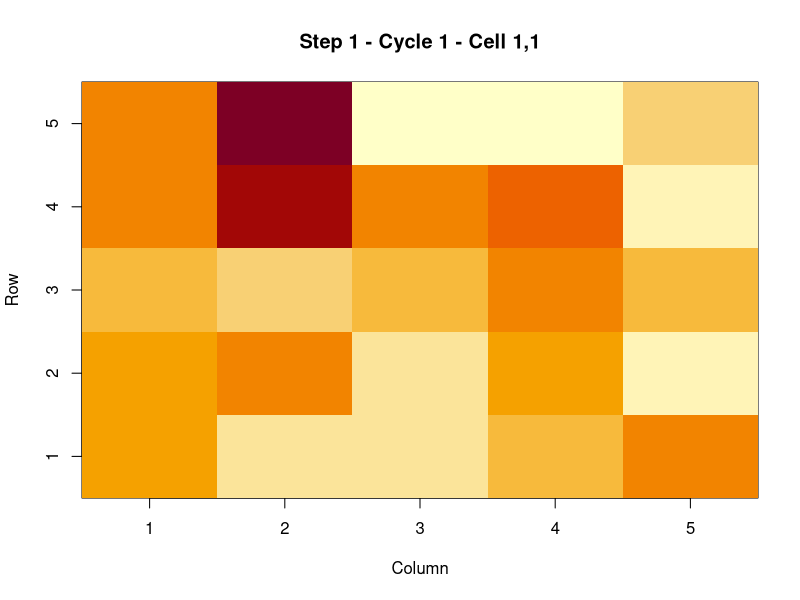
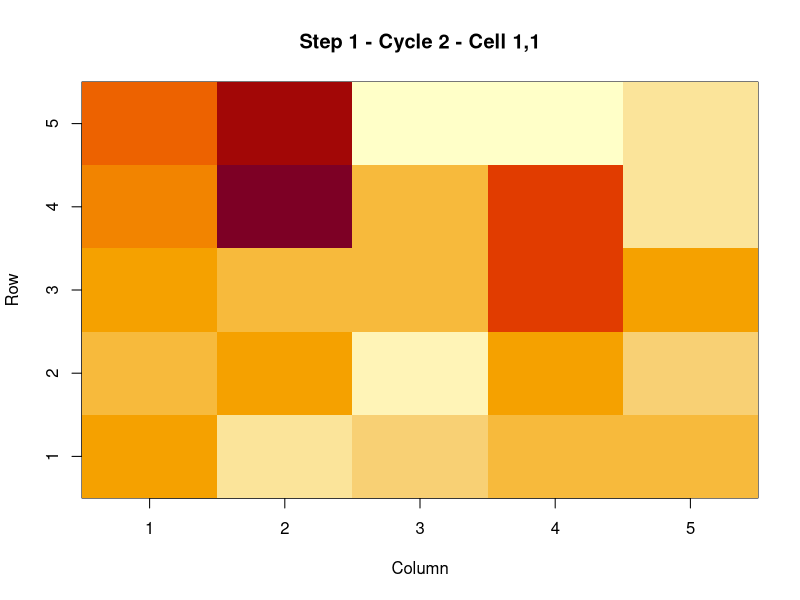
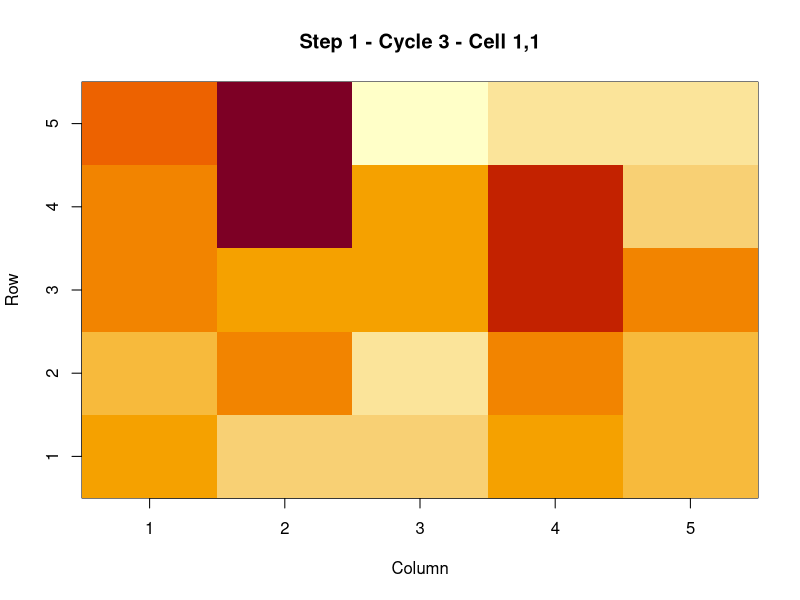
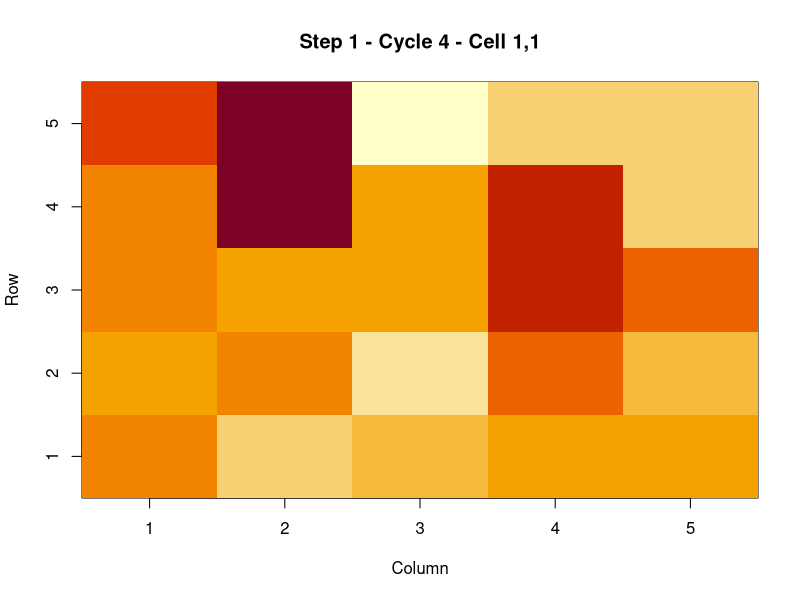
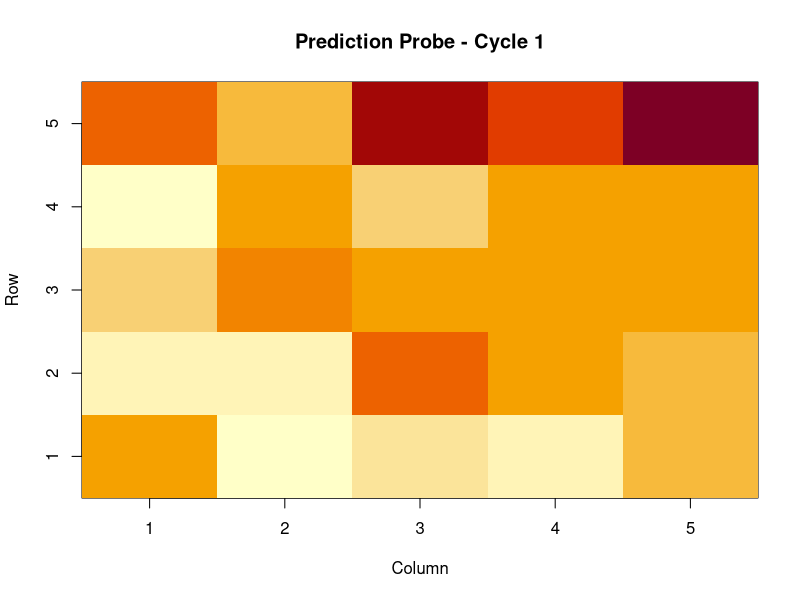
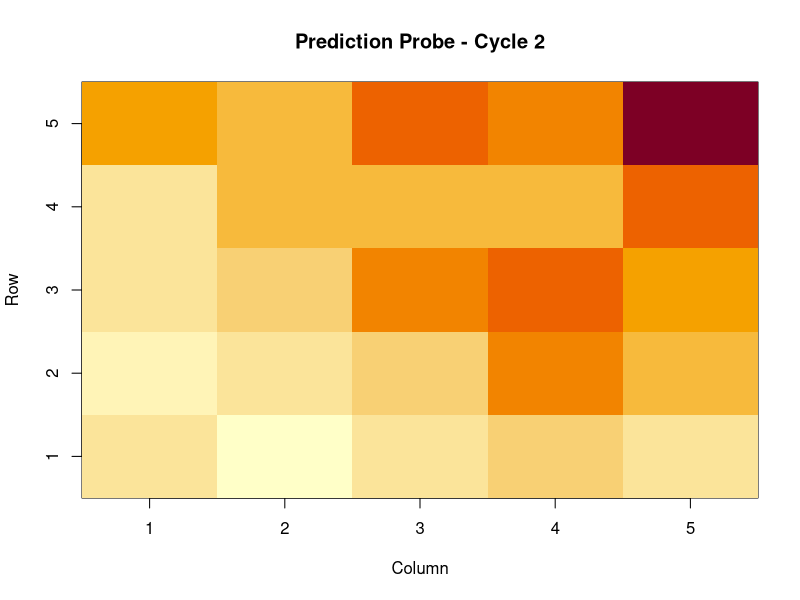
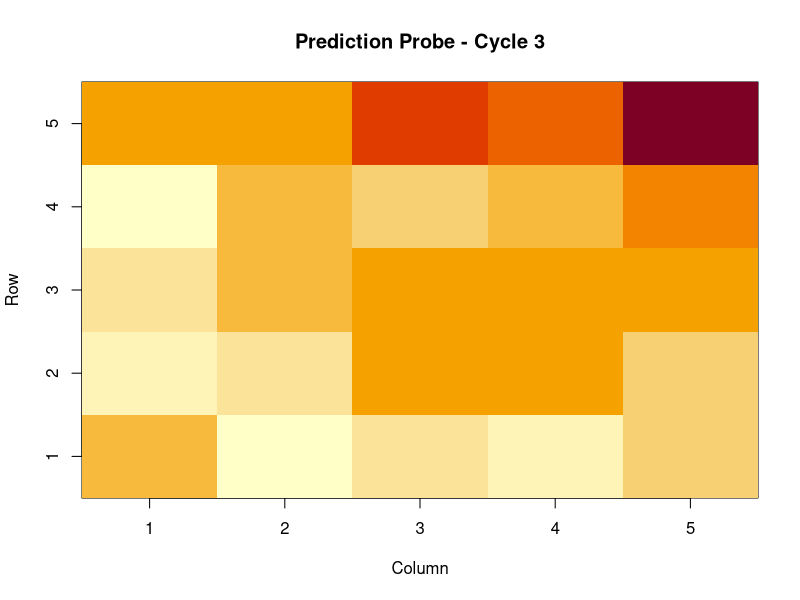
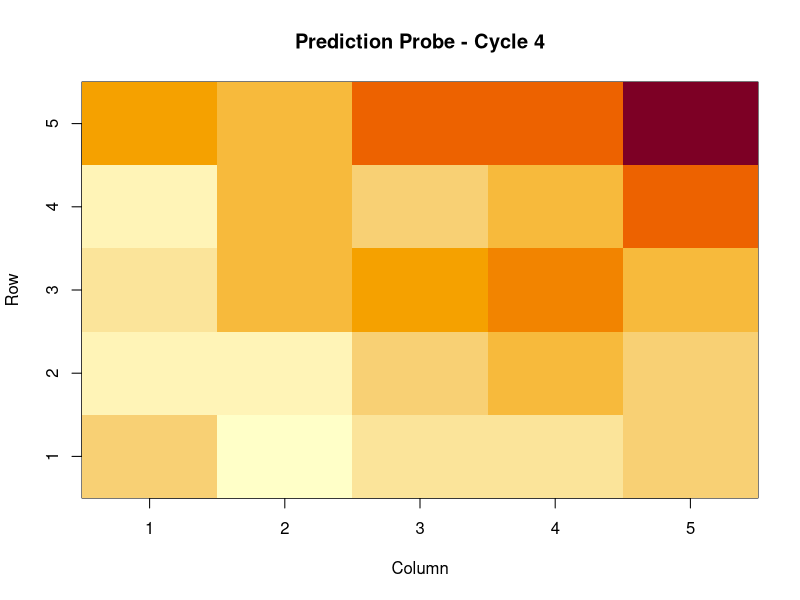

R code for these plots, in order:
###############################################################################
# VAN OVERWALLE-STYLE SIMULATION OF THE GERGELY ET AL. (1995) OBSTACLE PARADIGM
# Fully commented base-R implementation with built-in settling trace mode
#
# WHAT THIS SCRIPT DOES
# ---------------------
# This script implements a recurrent neural network model with:
#
#   - 1 Agent unit
#   - 1 Goal unit
#   - 25 spatial grid units arranged as a 5 x 5 grid
#
# Total units = 27
#
# The model is a single-layer recurrent associative system:
#   - no hidden units
#   - full recurrent connectivity
#   - no self-connections
#   - delta-rule learning
#
# On each movement step in a path, the script:
#   1. creates an external activation pattern
#   2. lets the network settle recurrently for several cycles
#   3. updates weights using the delta rule
#
# This version also includes a "settling trace mode", which allows you to:
#   - store the internal activation pattern after each recurrent cycle
#   - print the 5 x 5 grid of spatial activations cycle by cycle
#   - plot the settling sequence using only base R
#
# IMPORTANT GEOMETRY CONVENTION
# -----------------------------
# row 1 = bottom row
# col 1 = leftmost column
#
# So:
#   R1C1 = bottom-left cell
#   R1C5 = bottom-right cell
###############################################################################


###############################################################################
# SECTION 1 — GLOBAL MODEL PARAMETERS
###############################################################################
# These values determine the basic behavior of the model.
###############################################################################

GRID_ROWS = 5
GRID_COLS = 5

# Learning rate used in the delta-rule update.
ETA = 0.10

# Number of recurrent settling cycles after each movement step.
N_CYCLES = 4

# Initial random weight range.
WMIN = -0.2
WMAX =  0.2

# Number of habituation trials.
N_HABITUATION = 10

# Number of simulated participants / random restarts.
N_PARTICIPANTS = 20

# Random seed so results are reproducible.
set.seed(1)


###############################################################################
# SECTION 2 — UNIT NAMING
###############################################################################
# The network contains:
#   Agent
#   Goal
#   R1C1 ... R5C5
#
# These helper functions construct and manage those names.
###############################################################################

unit_name = function(r, c) {
  # Convert row/column coordinates into a grid-unit name.
  # Example: (3, 4) -> "R3C4"
  paste0("R", r, "C", c)
}

all_unit_names = function() {
  
  grid = character()
  
  # LOOP PURPOSE:
  # Iterate across every row of the 5 x 5 grid.
  for (r in 1:GRID_ROWS) {
    
    # LOOP PURPOSE:
    # Within each row, iterate across every column.
    for (c in 1:GRID_COLS) {
      
      # Add the current grid cell name to the growing list.
      grid = c(grid, unit_name(r, c))
    }
  }
  
  # Add Agent and Goal first, then all spatial cells.
  c("Agent", "Goal", grid)
}

UNITS = all_unit_names()
N_UNITS = length(UNITS)


###############################################################################
# SECTION 3 — GRID NEIGHBOR RELATIONS
###############################################################################
# For a given cell, the model treats the orthogonal neighbors
# (up, down, left, right) as nearby context.
#
# These neighbors receive weaker activation than the current location.
###############################################################################

orth_neighbors = function(r, c) {
  
  # Construct all four orthogonal candidate neighbors.
  candidates = rbind(
    c(r + 1, c),
    c(r - 1, c),
    c(r, c + 1),
    c(r, c - 1)
  )
  
  # Keep only candidates that lie within the 5 x 5 grid.
  keep =
    candidates[, 1] >= 1 &
    candidates[, 1] <= GRID_ROWS &
    candidates[, 2] >= 1 &
    candidates[, 2] <= GRID_COLS
  
  candidates[keep, , drop = FALSE]
}


###############################################################################
# SECTION 4 — INITIALIZE WEIGHTS
###############################################################################
# The weight matrix W stores all recurrent connections.
#
# CONVENTION:
#   W[sender, receiver]
#
# So if unit j sends activation to unit i, the relevant weight is W[j, i].
#
# Then if 'sender' is a row vector of activations:
#   sender %*% W
# gives the incoming activation to all receiving units.
###############################################################################

init_weights = function() {
  
  W = matrix(
    runif(N_UNITS * N_UNITS, min = WMIN, max = WMAX),
    nrow = N_UNITS,
    ncol = N_UNITS,
    dimnames = list(UNITS, UNITS)
  )
  
  # Remove self-connections so units do not send activation to themselves.
  diag(W) = 0
  
  W
}


###############################################################################
# SECTION 5 — EXTERNAL PATTERN ENCODING
###############################################################################
# This function creates the external activation vector for ONE movement step.
#
# Rules:
#   - Agent = +1 on every movement step
#   - current location = +1
#   - orthogonal neighbors = +0.5
#   - obstacle cells, if they are among those neighbors, get -1 instead
#   - Goal = +1 only on the final step
###############################################################################

make_external_pattern = function(cell,
                                 obstacleCells = character(),
                                 isFinal = FALSE) {
  
  # Start with all external activations set to 0.
  ext = setNames(rep(0, N_UNITS), UNITS)
  
  # Agent unit is active whenever the agent is moving.
  ext["Agent"] = 1
  
  # Identify the current location.
  r = cell[1]
  c = cell[2]
  cur = unit_name(r, c)
  
  # Current location gets strong positive activation.
  ext[cur] = 1
  
  # Get nearby orthogonal neighbors.
  nbrs = orth_neighbors(r, c)
  
  if (nrow(nbrs) > 0) {
    
    # LOOP PURPOSE:
    # Visit each neighboring grid cell so we can assign it either:
    #   +0.5 if it is ordinary nearby context
    #   -1   if it is an obstacle cell
    for (i in 1:nrow(nbrs)) {
      
      rr = nbrs[i, 1]
      cc = nbrs[i, 2]
      nm = unit_name(rr, cc)
      
      if (nm %in% obstacleCells) {
        ext[nm] = -1
      } else {
        ext[nm] = 0.5
      }
    }
  }
  
  # Goal becomes externally active only at the final step of the path.
  if (isFinal) {
    ext["Goal"] = 1
  }
  
  ext
}


###############################################################################
# SECTION 6 — CONVERT ACTIVATION VECTOR TO 5 x 5 GRID
###############################################################################
# This helper lets you inspect the spatial units in grid form.
#
# It ignores Agent and Goal and returns only the 25 spatial locations
# arranged as a 5 x 5 matrix.
###############################################################################

grid_from_activation = function(vec) {
  
  mat = matrix(0, nrow = GRID_ROWS, ncol = GRID_COLS)
  
  # LOOP PURPOSE:
  # Fill each cell of the 5 x 5 matrix with the activation value of the
  # corresponding named grid unit (e.g., R3C2).
  for (r in 1:GRID_ROWS) {
    
    # LOOP PURPOSE:
    # Step across columns within the current row and place the unit's
    # activation into the matrix.
    for (c in 1:GRID_COLS) {
      
      mat[r, c] = vec[unit_name(r, c)]
    }
  }
  
  mat
}


###############################################################################
# SECTION 7 — PRINT A SPATIAL GRID NICELY
###############################################################################
# This is useful when you want to inspect settling cycle by cycle
# in the console.
###############################################################################

print_grid = function(mat, digits = 3) {
  
  # Reverse the row order for printing so the top printed row corresponds
  # to the top of the spatial field, even though row 1 is defined as bottom.
  print(round(mat[GRID_ROWS:1, , drop = FALSE], digits))
}


###############################################################################
# SECTION 8 — PLOT A SPATIAL GRID USING ONLY BASE R
###############################################################################
# This helper makes it possible to visually watch activation spread.
###############################################################################

plot_grid = function(mat, main = "") {
  
  # Reverse row order for plotting so the visual display matches ordinary
  # top-to-bottom spatial intuition.
  display_mat = mat[GRID_ROWS:1, , drop = FALSE]
  
  image(
    x = 1:ncol(display_mat),
    y = 1:nrow(display_mat),
    z = t(display_mat),
    main = main,
    xlab = "Column",
    ylab = "Row"
  )
}


###############################################################################
# SECTION 9 — RECURRENT SETTLING (FINAL STATE ONLY)
###############################################################################
# This function performs recurrent settling and returns only the final
# internal activation vector.
#
# On each recurrent cycle:
#   sender = ext + int
#   int    = sender %*% W
#
# Here:
#   ext = externally imposed activation for the current step
#   int = internally generated activation accumulated so far
###############################################################################

settle_internal = function(ext, W, n_cycles = N_CYCLES) {
  
  # Internal activation starts at 0 at the beginning of each movement step.
  int = setNames(rep(0, N_UNITS), UNITS)
  
  # LOOP PURPOSE:
  # Simulate recurrent settling over several discrete cycles.
  # Each cycle allows current activation to propagate through the weight matrix.
  for (cycle in 1:n_cycles) {
    
    sender = ext + int
    
    int = as.vector(sender %*% W)
    names(int) = UNITS
  }
  
  int
}


###############################################################################
# SECTION 10 — RECURRENT SETTLING WITH FULL TRACE HISTORY
###############################################################################
# This is the trace-mode version of settling.
#
# Instead of returning only the final internal state, it stores the full
# activation history after each recurrent cycle.
#
# This lets you literally watch the network settle.
###############################################################################

settle_internal_trace = function(ext, W, n_cycles = N_CYCLES) {
  
  # Internal state begins at zero.
  int = setNames(rep(0, N_UNITS), UNITS)
  
  # This list will store the internal state after each recurrent cycle.
  history = vector("list", n_cycles)
  
  # LOOP PURPOSE:
  # Run the recurrent settling process cycle by cycle and save the internal
  # activation pattern after each cycle so it can later be inspected or plotted.
  for (cycle in 1:n_cycles) {
    
    sender = ext + int
    
    int = as.vector(sender %*% W)
    names(int) = UNITS
    
    # Save a copy of the internal state after this cycle.
    history[[cycle]] = int
  }
  
  history
}


###############################################################################
# SECTION 11 — DELTA RULE LEARNING
###############################################################################
# After settling, the network compares:
#
#   ext  = desired activation pattern
#   int  = internally generated activation pattern
#
# The difference is the error term:
#   error = ext - int
#
# The sender activation used for learning is:
#   sender = ext + int
#
# Because W[sender, receiver], the outer-product update is:
#   W = W + ETA * outer(sender, error)
###############################################################################

delta_update = function(W, ext, int) {
  
  sender = ext + int
  error = ext - int
  
  dW = ETA * outer(sender, error)
  dimnames(dW) = dimnames(W)
  
  W_new = W + dW
  
  # Keep self-connections at zero.
  diag(W_new) = 0
  
  W_new
}


###############################################################################
# SECTION 12 — RUN A SINGLE MOVEMENT STEP
###############################################################################
# One movement step consists of:
#   1. creating the external activation pattern
#   2. allowing recurrent settling
#   3. updating weights using the delta rule
#
# This standard version returns:
#   updated W
#   ext
#   int
###############################################################################

run_step = function(W, cell, obstacleCells, isFinal) {
  
  ext = make_external_pattern(cell, obstacleCells, isFinal)
  int = settle_internal(ext, W)
  W = delta_update(W, ext, int)
  
  list(W = W, ext = ext, int = int)
}


###############################################################################
# SECTION 13 — RUN A SINGLE MOVEMENT STEP WITH TRACE MODE
###############################################################################
# This is the trace-mode version of run_step.
#
# It behaves like run_step, but it also saves:
#   - the cycle-by-cycle internal activation history
#   - the 5 x 5 spatial activation grids for each cycle
#
# Useful when you want to watch the network settle on a particular step.
###############################################################################

run_step_trace = function(W, cell, obstacleCells, isFinal) {
  
  ext = make_external_pattern(cell, obstacleCells, isFinal)
  
  # Get full recurrent history rather than only the final state.
  history = settle_internal_trace(ext, W)
  
  # Final internal state is the last cycle in the history.
  int = history[[length(history)]]
  
  # Update weights using the final settled internal state.
  W = delta_update(W, ext, int)
  
  # Convert each internal activation vector into a 5 x 5 grid for convenience.
  grid_history = vector("list", length(history))
  
  # LOOP PURPOSE:
  # Turn each stored recurrent-cycle activation vector into a spatial 5 x 5
  # matrix so the settling process can be printed or plotted more easily.
  for (i in 1:length(history)) {
    grid_history[[i]] = grid_from_activation(history[[i]])
  }
  
  list(
    W = W,
    ext = ext,
    int = int,
    history = history,
    grid_history = grid_history
  )
}


###############################################################################
# SECTION 14 — TRAJECTORY DEFINITIONS
###############################################################################
# These functions define the movement paths used in the simulation.
#
# straight_path:
#   direct bottom-row route
#
# jumping_path:
#   path that goes up and over the obstacle
#
# The geometry is a paper-based reconstruction of the path structure.
###############################################################################

straight_path = function() {
  list(
    c(1, 1),
    c(1, 2),
    c(1, 3),
    c(1, 4),
    c(1, 5)
  )
}

jumping_path = function() {
  list(
    c(1, 1),
    c(1, 2),
    c(2, 2),
    c(3, 2),
    c(3, 3),
    c(3, 4),
    c(2, 4),
    c(1, 4),
    c(1, 5)
  )
}

obstacle_cells_present = function() {
  c(unit_name(1, 3))
}

obstacle_cells_absent = function() {
  character()
}


###############################################################################
# SECTION 15 — RUN A WHOLE TRIAL
###############################################################################
# A trial is a complete trajectory, not just one step.
#
# This function loops through every step in a path and applies learning
# after each step.
###############################################################################

run_trial = function(W, path, obstacleCells) {
  
  # LOOP PURPOSE:
  # Walk through the path one step at a time. Each iteration corresponds to
  # one agent location in the trajectory and updates the network accordingly.
  for (k in seq_along(path)) {
    
    isFinal = (k == length(path))
    
    out = run_step(
      W = W,
      cell = path[[k]],
      obstacleCells = obstacleCells,
      isFinal = isFinal
    )
    
    W = out$W
  }
  
  W
}


###############################################################################
# SECTION 16 — RUN A WHOLE TRIAL WITH TRACE MODE
###############################################################################
# This version lets you trace the settling dynamics for every step in the path.
#
# It returns:
#   - the updated weights
#   - a list of detailed per-step trace records
#
# Each step record includes:
#   ext
#   int
#   cycle-by-cycle activation history
#   cycle-by-cycle spatial grids
###############################################################################

run_trial_trace = function(W, path, obstacleCells) {
  
  step_records = vector("list", length(path))
  
  # LOOP PURPOSE:
  # Iterate through every step in the path and store a full trace record
  # for that step, including recurrent settling history.
  for (k in seq_along(path)) {
    
    isFinal = (k == length(path))
    
    out = run_step_trace(
      W = W,
      cell = path[[k]],
      obstacleCells = obstacleCells,
      isFinal = isFinal
    )
    
    W = out$W
    
    step_records[[k]] = list(
      step_number = k,
      cell = path[[k]],
      isFinal = isFinal,
      ext = out$ext,
      int = out$int,
      history = out$history,
      grid_history = out$grid_history
    )
  }
  
  list(
    W = W,
    step_records = step_records
  )
}


###############################################################################
# SECTION 17 — PREDICTION / EXPECTATION PROBE
###############################################################################
# After training and test, the model's expectation is probed by turning on:
#   Agent = 1
#   Goal  = 0.4
#
# Then activation is allowed to settle recurrently.
#
# The score for a route is the mean activation of the route's critical cells.
###############################################################################

prediction_score = function(W, criticalCells) {
  
  ext = setNames(rep(0, N_UNITS), UNITS)
  ext["Agent"] = 1
  ext["Goal"] = 0.4
  
  int = settle_internal(ext, W)
  
  mean(int[criticalCells])
}


###############################################################################
# SECTION 18 — PREDICTION PROBE WITH TRACE MODE
###############################################################################
# This version stores the full cycle-by-cycle settling history for the
# expectation probe.
###############################################################################

prediction_score_trace = function(W, criticalCells) {
  
  ext = setNames(rep(0, N_UNITS), UNITS)
  ext["Agent"] = 1
  ext["Goal"] = 0.4
  
  history = settle_internal_trace(ext, W)
  int = history[[length(history)]]
  
  grid_history = vector("list", length(history))
  
  # LOOP PURPOSE:
  # Convert each cycle's internal activation vector into a 5 x 5 spatial
  # matrix for easy visualization of the expectation dynamics.
  for (i in 1:length(history)) {
    grid_history[[i]] = grid_from_activation(history[[i]])
  }
  
  list(
    score = mean(int[criticalCells]),
    ext = ext,
    int = int,
    history = history,
    grid_history = grid_history
  )
}


###############################################################################
# SECTION 19 — CRITICAL CELLS FOR STRAIGHT VS JUMP ROUTES
###############################################################################
# These are the cells used when computing how strongly the network expects
# the straight route vs. the jump route.
###############################################################################

straight_critical_cells = function() {
  c(unit_name(1, 2), unit_name(1, 3), unit_name(1, 4))
}

jump_critical_cells = function() {
  c(unit_name(3, 2), unit_name(3, 3), unit_name(3, 4))
}


###############################################################################
# SECTION 20 — RUN ONE EXPERIMENTAL CONDITION
###############################################################################
# Inputs:
#   habObstaclePresent = TRUE/FALSE
#   testType           = "straight" or "jump"
#
# Procedure:
#   1. initialize random weights
#   2. run 10 habituation trials on the jump path
#   3. run one test trial with obstacle removed
#   4. probe the expected route
###############################################################################

run_condition = function(habObstaclePresent, testType) {
  
  W = init_weights()
  
  if (habObstaclePresent) {
    habObs = obstacle_cells_present()
  } else {
    habObs = obstacle_cells_absent()
  }
  
  # LOOP PURPOSE:
  # Simulate repeated habituation exposures. Each iteration is one complete
  # habituation trial through the jump path.
  for (t in 1:N_HABITUATION) {
    W = run_trial(W, jumping_path(), habObs)
  }
  
  # In this simulation, the test occurs with obstacle removed.
  testObs = obstacle_cells_absent()
  
  if (testType == "straight") {
    W = run_trial(W, straight_path(), testObs)
    score = prediction_score(W, straight_critical_cells())
  } else {
    W = run_trial(W, jumping_path(), testObs)
    score = prediction_score(W, jump_critical_cells())
  }
  
  score
}


###############################################################################
# SECTION 21 — RUN ONE EXPERIMENTAL CONDITION WITH TRACE MODE
###############################################################################
# This version returns not only the final score, but also detailed trace
# information from the test trial and the final expectation probe.
#
# This is the version to use if you want to watch the network settle.
###############################################################################

run_condition_trace = function(habObstaclePresent, testType) {
  
  W = init_weights()
  
  if (habObstaclePresent) {
    habObs = obstacle_cells_present()
  } else {
    habObs = obstacle_cells_absent()
  }
  
  # LOOP PURPOSE:
  # Repeated habituation trials with learning. These are not individually traced
  # here, because the main interest is usually the traced behavior at test.
  for (t in 1:N_HABITUATION) {
    W = run_trial(W, jumping_path(), habObs)
  }
  
  testObs = obstacle_cells_absent()
  
  if (testType == "straight") {
    test_out = run_trial_trace(W, straight_path(), testObs)
    W = test_out$W
    probe_out = prediction_score_trace(W, straight_critical_cells())
  } else {
    test_out = run_trial_trace(W, jumping_path(), testObs)
    W = test_out$W
    probe_out = prediction_score_trace(W, jump_critical_cells())
  }
  
  list(
    W = W,
    test_trace = test_out,
    probe_trace = probe_out,
    score = probe_out$score
  )
}


###############################################################################
# SECTION 22 — RUN THE FULL SIMULATION ACROSS PARTICIPANTS
###############################################################################
# This reproduces the four condition structure across multiple random starts.
###############################################################################

simulate_all = function() {
  
  results = data.frame(
    participant = integer(),
    condition = character(),
    score = numeric(),
    stringsAsFactors = FALSE
  )
  
  # LOOP PURPOSE:
  # Simulate multiple independent participants. Each participant begins with a
  # fresh random weight matrix for each condition.
  for (p in 1:N_PARTICIPANTS) {
    
    results = rbind(
      results,
      data.frame(
        participant = p,
        condition = "obstacle_straight",
        score = run_condition(TRUE, "straight"),
        stringsAsFactors = FALSE
      )
    )
    
    results = rbind(
      results,
      data.frame(
        participant = p,
        condition = "obstacle_jump",
        score = run_condition(TRUE, "jump"),
        stringsAsFactors = FALSE
      )
    )
    
    results = rbind(
      results,
      data.frame(
        participant = p,
        condition = "noObstacle_straight",
        score = run_condition(FALSE, "straight"),
        stringsAsFactors = FALSE
      )
    )
    
    results = rbind(
      results,
      data.frame(
        participant = p,
        condition = "noObstacle_jump",
        score = run_condition(FALSE, "jump"),
        stringsAsFactors = FALSE
      )
    )
  }
  
  results
}


###############################################################################
# SECTION 23 — SUMMARIZE RESULTS
###############################################################################
# Compute mean score for each condition.
###############################################################################

summarize_results = function(results) {
  aggregate(score ~ condition, data = results, FUN = mean)
}


###############################################################################
# SECTION 24 — PRINT THE SETTLING TRACE FOR A GIVEN STEP
###############################################################################
# This helper prints the spatial grid after each recurrent cycle for one step.
###############################################################################

print_step_trace = function(step_record, digits = 3) {
  
  cat("\n============================================================\n")
  cat("STEP", step_record$step_number, "\n")
  cat("Cell:", paste(step_record$cell, collapse = ","), "\n")
  cat("Final step:", step_record$isFinal, "\n")
  cat("============================================================\n")
  
  # LOOP PURPOSE:
  # Print the 5 x 5 spatial activation matrix after each recurrent cycle
  # for the selected step.
  for (cycle in 1:length(step_record$grid_history)) {
    cat("\nCycle", cycle, "\n")
    print_grid(step_record$grid_history[[cycle]], digits = digits)
  }
}


###############################################################################
# SECTION 25 — PLOT THE SETTLING TRACE FOR A GIVEN STEP
###############################################################################
# This helper displays the recurrent cycles one by one using base R plots.
###############################################################################

plot_step_trace = function(step_record, pause = 0.8) {
  
  # LOOP PURPOSE:
  # Plot each recurrent cycle in sequence, allowing you to visually watch
  # activation evolve over time.
  for (cycle in 1:length(step_record$grid_history)) {
    plot_grid(
      step_record$grid_history[[cycle]],
      main = paste(
        "Step", step_record$step_number,
        "- Cycle", cycle,
        "- Cell", paste(step_record$cell, collapse = ",")
      )
    )
    Sys.sleep(pause)
  }
}


###############################################################################
# SECTION 26 — PRINT THE PREDICTION PROBE TRACE
###############################################################################
# This helper prints the cycle-by-cycle settling of the final expectation probe.
###############################################################################

print_probe_trace = function(probe_trace, digits = 3) {
  
  cat("\n============================================================\n")
  cat("PREDICTION PROBE TRACE\n")
  cat("Score:", round(probe_trace$score, digits), "\n")
  cat("============================================================\n")
  
  # LOOP PURPOSE:
  # Print the 5 x 5 activation pattern after each recurrent cycle of the final
  # expectation probe.
  for (cycle in 1:length(probe_trace$grid_history)) {
    cat("\nProbe Cycle", cycle, "\n")
    print_grid(probe_trace$grid_history[[cycle]], digits = digits)
  }
}


###############################################################################
# SECTION 27 — PLOT THE PREDICTION PROBE TRACE
###############################################################################
# This helper animates the final expectation probe cycle by cycle.
###############################################################################

plot_probe_trace = function(probe_trace, pause = 0.8) {
  
  # LOOP PURPOSE:
  # Plot each recurrent cycle from the expectation probe in order so you can
  # visually inspect which route gains activation.
  for (cycle in 1:length(probe_trace$grid_history)) {
    plot_grid(
      probe_trace$grid_history[[cycle]],
      main = paste("Prediction Probe - Cycle", cycle)
    )
    Sys.sleep(pause)
  }
}


###############################################################################
# SECTION 28 — EXAMPLE USAGE
###############################################################################
# The examples below show how to:
#   1. run the full simulation
#   2. run a traceable single condition
#   3. print or plot settling for a specific step
#   4. print or plot the final expectation probe
###############################################################################

# ---- Full simulation across all conditions and participants ----
results = simulate_all()
cat("Condition means:\n")
print(summarize_results(results))

# ---- Single traced condition example ----
# This runs one network through:
#   obstacle habituation -> straight test
# and stores detailed test/probe settling traces.
trace_example = run_condition_trace(
  habObstaclePresent = TRUE,
  testType = "straight"
)

cat("\nSingle traced condition score:\n")
print(trace_example$score)

# ---- Print the settling dynamics for the FIRST step of the test trial ----
print_step_trace(trace_example$test_trace$step_records[[1]])

# ---- Print the settling dynamics for the FINAL expectation probe ----
print_probe_trace(trace_example$probe_trace)

# ---- To animate the first test step, uncomment this ----
plot_step_trace(trace_example$test_trace$step_records[[1]], pause = 1.0)

# ---- To animate the final prediction probe, uncomment this ----
plot_probe_trace(trace_example$probe_trace, pause = 1.0)

# ---- To see what the activation grid looks like a various points in the motion trajectory ----
# Initialize weights
W = init_weights()

# Run ONE traced habituation trial (with obstacle present)
hab_trace = run_trial_trace(
  W = W,
  path = jumping_path(),
  obstacleCells = obstacle_cells_present()
)

# See what the external grid looks like at the beginning of a curved
# motion + barrier event at step 1
print_grid(grid_from_activation(hab_trace$step_records[[1]]$ext))

# See what the external grid looks like at when the agent is next to the barrier in the curved
# motion + barrier event at step 1
print_grid(grid_from_activation(hab_trace$step_records[[2]]$ext))
